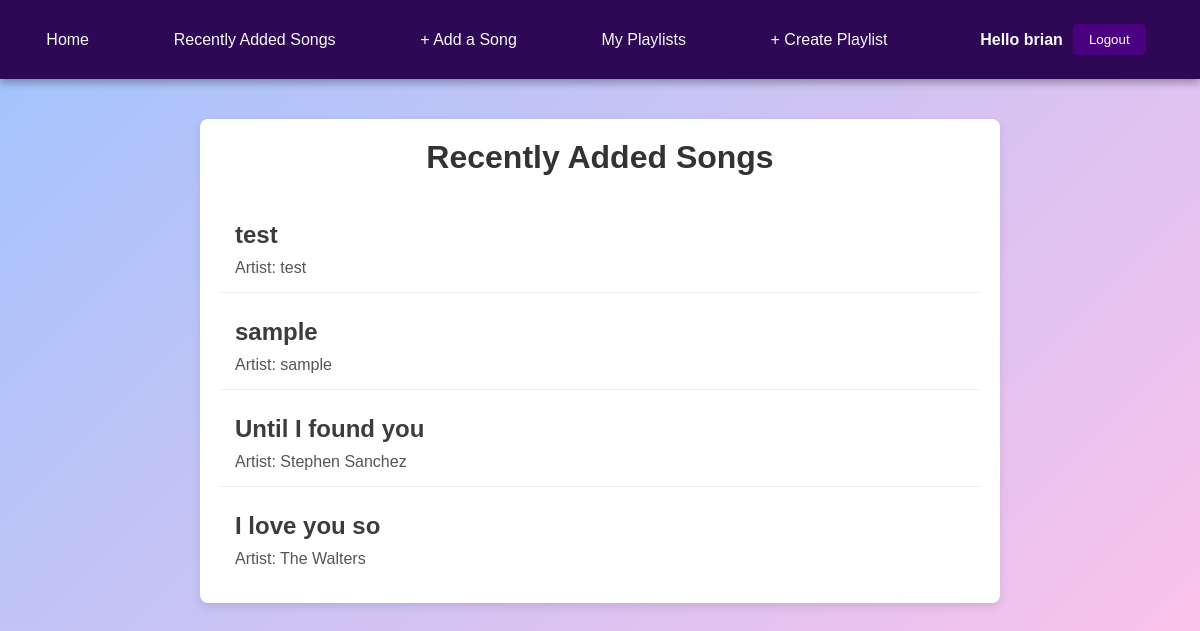
Page /song/ (signed in) on the committed database.
### app/models.py (models this page shows, shortened)
class Song(models.Model):
    title = models.CharField(max_length=100)
    artist = models.CharField(max_length=100)
    genre = models.CharField(max_length=50)
    release_date = models.DateField()
    moods = models.ManyToManyField(Mood, related_name="songs")
    youtube_embed_code = models.TextField(blank=True, null=True)  # Changed to TextField for embed code
    user = models.ForeignKey(User, on_delete=models.CASCADE)
    created_at = models.DateTimeField(auto_now_add=True)

### app/views.py (the view)
# urls.py: path('song/', songPageView.as_view(), name='song'),
class songPageView(ListView):
    model = Song
    context_object_name = 'songs'
    template_name = 'app/song.html'
    ordering = ['-created_at']

### app/templates/app/song.html
{% extends 'app/base.html' %}
{% load static %}
{% block content %}
    <link rel="stylesheet" type="text/css" href="{% static 'css/song_list.css' %}">
    <div class="song-list-container">
        <h1>Recently Added Songs</h1>
        {% for song in songs %}
            <div class="song-entry">
                <h2><a href="{% url 'song_detail' song.pk %}" class="song-title">{{ song.title }}</a></h2>
                <p>Artist: {{ song.artist }}</p>
            </div>
        {% endfor %}
    </div>
{% endblock content %}

### app/templates/app/navbar.html (shortened to what this page needs)
<nav>
    <a href="{% url 'main_page' %}">Home</a>
    <a href="{% url 'song' %}">Recently Added Songs</a>
    <a href="{% url 'new_song' %}">+ Add a Song</a>
    {% if user.is_authenticated %}
        <a href="{% url 'playlist_list' %}">My Playlists</a>
        <a href="{% url 'create_playlist' %}">+ Create Playlist</a>
        <div class="user-info">
            <p>Hello {{ user.username }}</p>
            <form action="{% url 'logout' %}" method="post" class="logout-form">
                <button type="submit" class="logout-btn">Logout</button>
            </form>
        </div>
    {% else %}
        <a href="{% url 'login' %}" class="login-link">Login</a>
    {% endif %}
</nav>

### static/css/base.css (style rules this page uses)
* { margin: 0; padding: 0; box-sizing: border-box; }
body { font-family: Arial, sans-serif; background: linear-gradient(135deg, #a1c4fd, #fbc2eb); color: #F8F8FF; }
nav { background-color: #2E0854; padding: 1rem; display: flex; justify-content: space-around; align-items: center; box-shadow: 0 4px 8px rgba(0, 0, 0, 0.3); }
nav a { color: #F8F8FF; text-decoration: none; font-size: 1rem; margin-right: 1.5rem; transition: color 0.3s ease; }
.user-info { display: flex; align-items: center; gap: 10px; background-color: #2E0854; padding: 0.5rem; border-radius: 5px; }
.user-info p { margin: 0; color: #F8F8FF; font-weight: bold; }
.logout-btn { background-color: #4B0082; color: white; padding: 0.5rem 1rem; border: none; border-radius: 5px; cursor: pointer; transition: background-color 0.3s; }

### static/css/song_list.css (style rules this page uses)
.song-list-container { max-width: 800px; margin: 40px auto; padding: 20px; background-color: #fff; border-radius: 8px; box-shadow: 0 4px 10px rgba(0, 0, 0, 0.1); }
.song-list-container h1 { font-size: 32px; color: #333; margin-bottom: 20px; text-align: center; }
.song-entry { padding: 15px; border-bottom: 1px solid #f0f0f0; }
.song-entry:last-child { border-bottom: none; }
.song-entry h2 { font-size: 24px; margin: 10px 0; }
.song-entry .song-title { text-decoration: none; color: #3c3c3c; transition: color 0.3s ease; }
.song-entry p { font-size: 16px; color: #555; }

### rows in the picture
Song: title "test", artist "test"
Song: title "sample", artist "sample"
Song: title "Until I found you", artist "Stephen Sanchez"
Song: title "I love you so", artist "The Walters"

### other values in the picture
{{ user.username }} "brian"
